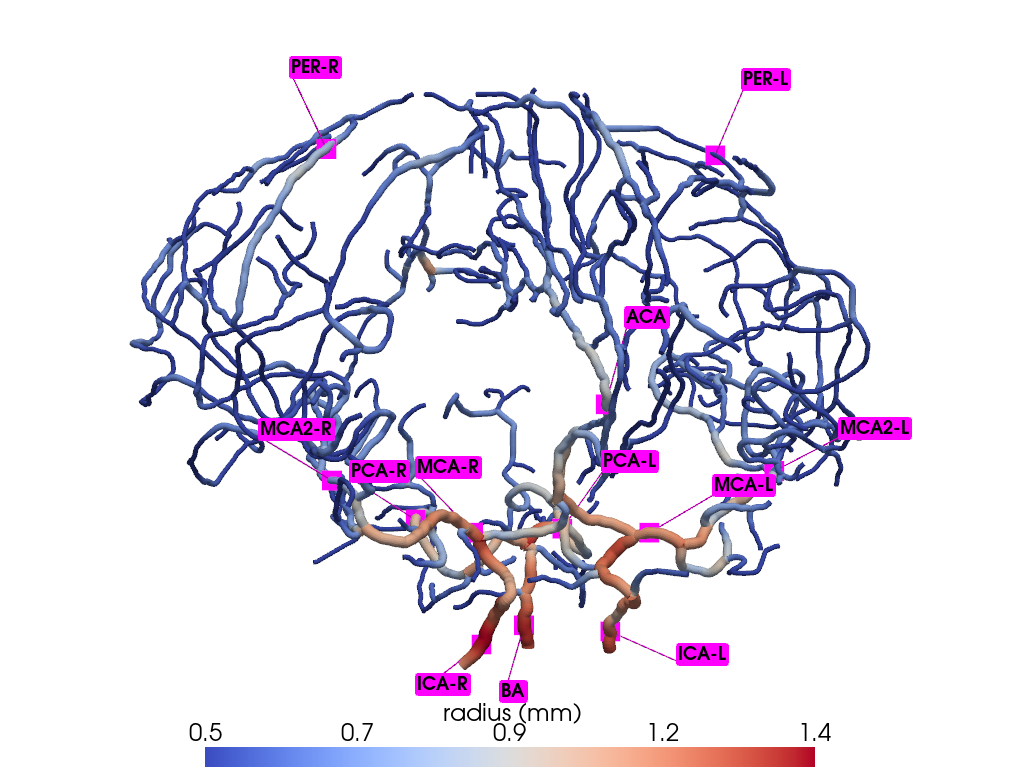
#> input picture paper/figures/labeled_arteries.png, 1024 x 768 px, given in place of modelA_1-2-3-4_MCA-R-0.1-2.0-8.0-12.0_details.png, which was not available
$ python figure3.py
#> lines starting #> are read from the running program, lines starting #| are printed output that depends on the picture; pictures that were not available may be replaced by others from this repository, and a replacement may not be noted
### scripts/pubfig.py
"""
pubfig
=====

A simple module for creating publication-quality figures, and recreating them at the press of a button.

See README.md for a quick-start guide.

Important classes
---------------------
FigureSpec
    This is the baseclass for specifying figures.
Panel
    Used to specify a saved image that should be placed
    somewhere in the composited figure.
PanelFig
    Used to place a Matplotlib figure, of a specified
    size, somewhere in the composited figure.

Important functions
---------------------
compositor
    A decorator for functions that can generate a figure from a FigureSpec.
    This is recommended way to produce figures.
composite
    A function that takes a FigureSpec object and composites the figure.
    This function is not needed if the compositor decorator is used.

Utilities
---------------------
spines_frames
    A very simple function that hides axis spines for a Matplotlib plot
"""
from genericpath import exists
from pathlib import Path
from types import SimpleNamespace
from typing import NamedTuple, Tuple, Union, Dict, Any, Optional, Callable, Type, Generator
from typing_extensions import Protocol
from enum import Enum
import matplotlib.pyplot as plt
import svgutils.compose as sc
from svgutils.transform import SVGFigure
from matplotlib.gridspec import GridSpec

Length = Union[float, int]
PanelsSpec = NamedTuple


class Units(Enum):
    """
    An enumeration used to specify the units of a figure or its elements.
    Also provides methods to convert between units, though the user should
    not need to use them.
    """
    inch = 1  # Can't use `in` because it's a reserved word
    cm = 2
    mm = 3
    pt = 4
    pc = 5
    px = 6

    def __str__(self) -> str:
        """Change `inch` to `in` for compatibility with SVG/CSS"""
        return "in" if self == Units.inch else self.name

    # [19 lines left out: functions to_units, to_pts, not called in this run]

    def to_inches(self, length: Length) -> Length:
        return self.to_pts(length) / _c.pt_per_in

    def to_px(self, length: Length) -> Length:
        return _c.px_per_pt * self.to_pts(length)


class ElemSize(NamedTuple):
    """Used to specify the size of the figure or its elements in physical units."""
    width: Length
    height: Length
    units: Units


class Location(NamedTuple):
    """Used to specify location of panels or text within the figure."""
    x: Length
    y: Length
    units: Optional[Units] = None  # None if units from associated ElemSize should be used


class ImageType(Enum):
    """
    Used as part of a FigureSpec to indicate which type of raster image to output, if any.
    Regardless of which is chosen, an SVG file will be saved to disk.

    `none` : Only the SVG will be produced.
    `tiff` : A TIFF image will be output. If the `delete_png` argument passed to the compositor
        decorator (or composite function) is False, then the intermediate PNG will be left on disc.
    `png` : A PNG image will be output.
    """
    none = 1
    tiff = 2
    png = 3


class Text:
    """
    A class to define text objects, associated with a panel.
    The `x` and `y` arguments are relative to the panel location,
    and use the same units as the ElemSize that defines the panel.
    The `angle` argument sets the rotation of the text (in degrees),
    about the text `anchor` location.

    The following SVG ``<text>`` tag attributes can also be set:

    size : int
        The "font-size" attribute (default value: 8)
    font : str
        The "font-family" attribute (default value: "Verdana")
    weight : str : {"normal", "bold", "bolder", "lighter", "<number>"}
        The "font-weight" attribute. Can also be a string containing a
         number in the range 100-900, e.g. "900" (default value: "normal")
    letterspacing : int
        The "letter-spacing" attribute (default value: 0)
    anchor : str : {"start", "middle", "end"}
        The "text-anchor" attribute (default value: "start")
    color : str
        The "fill" attribute (default value: "black")
    """
    def __init__(
            self,
            text: str,
            x: Length, y: Length,
            angle: float = 0,
            size: int = 8,
            font: str = "Verdana",
            weight: str = "normal",
            letterspacing: int = 0,
            anchor: str = "start",
            color: str = "black",
    ):
        self.text: str = text
        self.x: Length = x
        self.y: Length = y
        self.angle: float = angle
        self.kwargs: Dict[str, Any] = dict(
            size=size, font=font, weight=weight, letterspacing=letterspacing, anchor=anchor, color=color
        )


class VectorImage:
    """
    A class that attempts to compute the correct scale factor for SVG/EPS/PDF files,
    since svgutils throws away the necessary information when its SVG class
    is used to load the file directly.

    This will fail if the drawing width/height are without units, or the
    viewBox has units.
    """

    # [67 lines left out: functions __init__, _convert_to_svg, get_width_height, get_view_box, get_svg_scale, not called in this run]


class RasterImage:
    def __init__(self, file: Union[Path, str], img_size: ElemSize, crop=None):
        from PIL import Image, ImageOps
        from os import makedirs
        import numpy as np
        file = Path(file)
        if crop is not None:
            tmpfile = Path.cwd() / ".cropped" / (f"{np.random.randint(1e6)}_" + file.name)
            print(tmpfile)
            makedirs(tmpfile.parent, exist_ok=True)
            with Image.open(file) as img:
                ImageOps.crop(img, crop).save(tmpfile)
            file = tmpfile
        self.file: Path = Path(file)
        self.img_size: ElemSize = img_size


class Panel:
    """
    Figures are comprised of Panel objects. Each panel contains:

    fig : plt.Figure or VectorImage or RasterImage
        A reference to the content to be displayed in the panel. This can be
        either a Matplotlib Figure, or an image loaded from disk.

    location : Location
        The location in the figure where to place the upper-left corner of the panel.

    text : Text or Tuple[Text, ...], optional
        A set of text objects to include in the panel. The position of the text
        objects is relative to the upper-left corner of the panel.

    auto_label : bool
        Whether to label this panel automatically. Panels are labelled according
        to the order in which they are defined in the FigureSpec. The type of
        label is determined by the auto_label_options attribute of the FigureSpec.
        The label will always be located at `location`.

    content_offset : Location
        Where to position the content referred to by the `fig` attribute, relative
        to the upper-left corner of the panel. If no units are set in this Location
        object, then units are taken from `location`. If `location` has no units
        then the FigureSpec.fig_size units are used.

    scale : float, optional
        How much to scale the content. This is generally unnecessary, though
        there may be special circumstances where it is appropriate, e.g. when
        the content is an image with inappropriate physical dimensions.
    """
    def __init__(
            self,
            figure: Union[plt.Figure, VectorImage, RasterImage],
            location: Location,
            text: Optional[Union[Text, Tuple[Text, ...]]] = None,
            auto_label: bool = True,
            content_offset: Location = Location(0, 0),
            scale: Optional[float] = None,
    ):
#> in __init__, img is the input picture: PIL image 1024x768 RGB; mean R, G, B 230.4, 226, 236.9
#> in __init__ (call 15), `ImageOps.crop(img, crop).save(tmpfile)`:
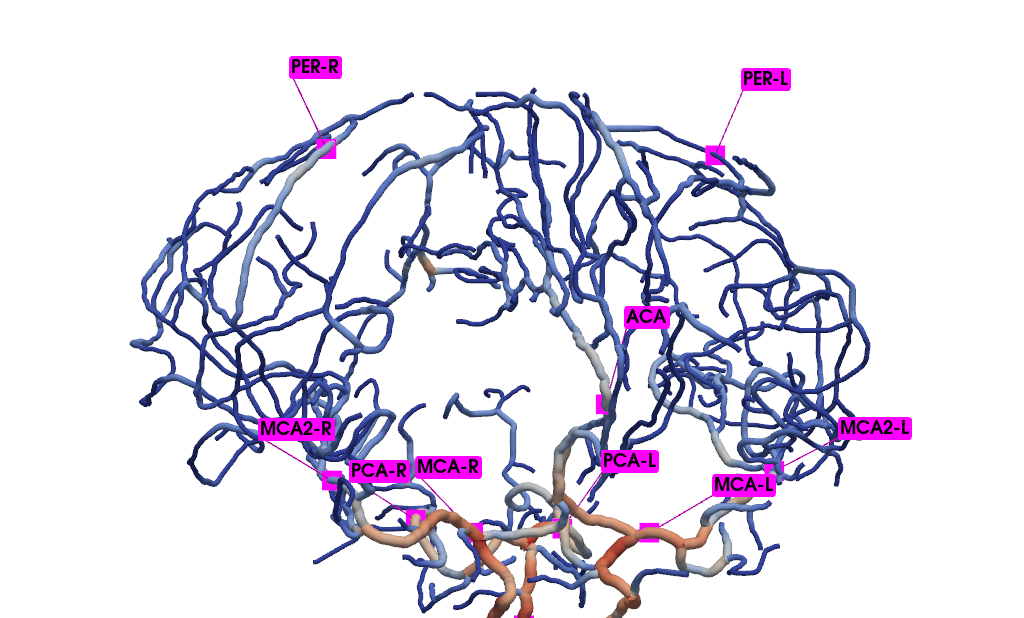
#> saved as 985772_modelA_1-2-3-4_MCA-R-0.1-2.0-8.0-12.0_details.png: PIL image 1024x618 RGB; mean R, G, B 227, 223.4, 235.3
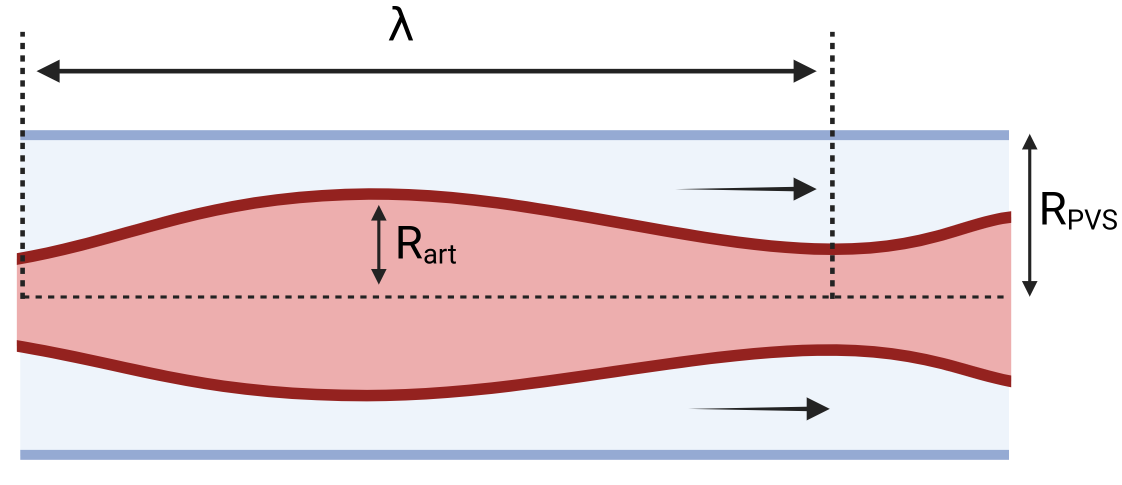
#> input picture paper/figures/peristaltic_flow.png, 2244 x 969 px, given in place of modelA-strongVM_1-2-3-4_MCA-R-0.1-2.0-8.0-12.0_details.png, which was not available (shown at 1/2 size)
#> in __init__, img is the input picture: PIL image 2244x969 RGBA; mean R, G, B, A 134.6, 116.5, 119.8, 156
#> in __init__ (call 16), `ImageOps.crop(img, crop).save(tmpfile)`:
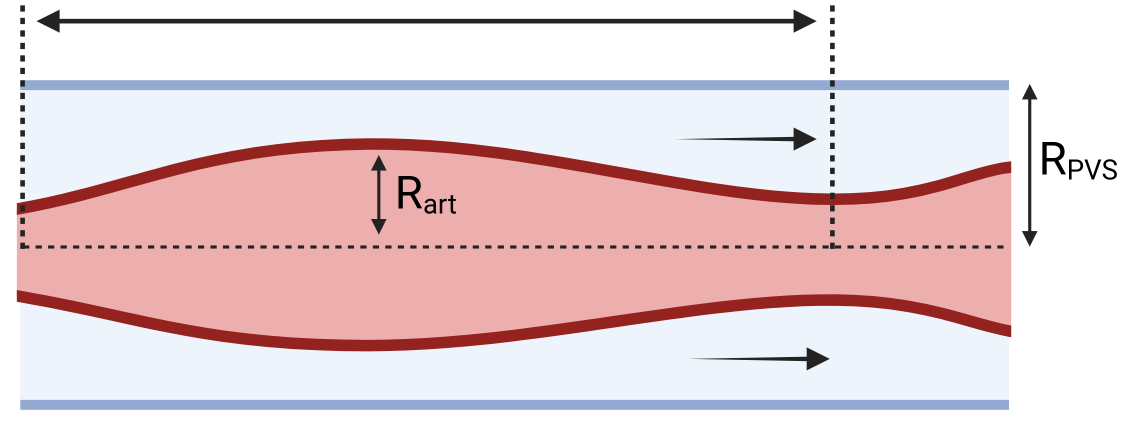
#> saved as 305711_modelA-strongVM_1-2-3-4_MCA-R-0.1-2.0-8.0-12.0_details.png: PIL image 2244x869 RGBA (shown at 1/2 size); mean R, G, B, A 150.1, 129.9, 133.6, 173.8; transparent parts drawn white
#> in __init__ (call 17), `ImageOps.crop(img, crop).save(tmpfile)`:
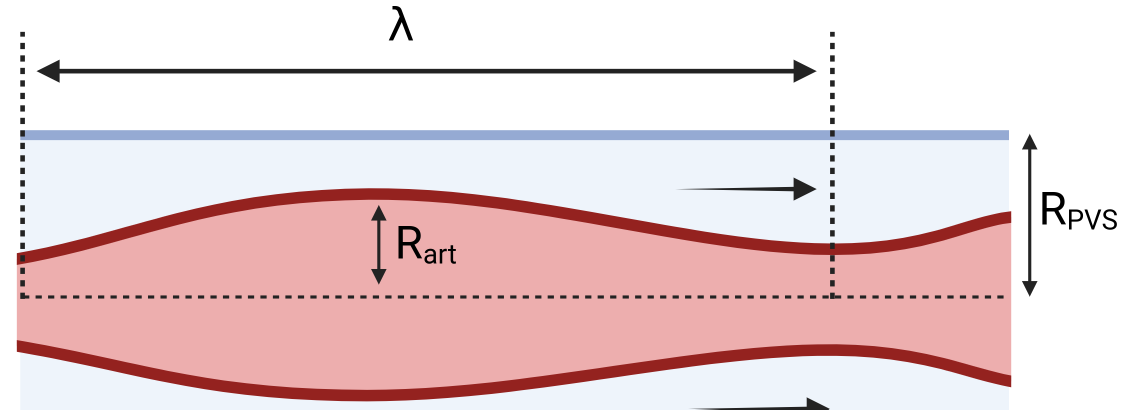
#> saved as 435829_modelA_2-4-6-8_ACA-A4-0.1-0.2-1.0-2.0_details.png: PIL image 2244x819 RGBA (shown at 1/2 size); mean R, G, B, A 135.4, 113, 115.4, 157; transparent parts drawn white
        self.fig: Union[plt.Figure, VectorImage, RasterImage] = figure
        self.location: Location = location
        self.text: Optional[Tuple[Text, ...]] = text if isinstance(text, tuple) or text is None else (text,)
        self.auto_label: bool = auto_label
        self.content_offset: Location = content_offset
        self.scale: float = scale


class PanelFig(Panel):
    """
    Panel objects for which a Matplotlib Figure should be automatically constructed.
    Once the plt.Figure is constructed, a GridSpec is added to it, using the
    provided arguments. If `nrows` or `ncols` are not provided, they are set to 1.
    For an explanation of the remaining PanelFig attributes, see the class Panel.

    plt_fig_size : ElemSize
        The size of the Matplotlib Figure, i.e. the `figsize` for the constructor.
        The units of this ElemSize are used for its construction, but never again.

    gridspec_kwargs : Dict[str, Any], optional
        Any valid argument for Figure.add_gridspec(), including `nrows` and `ncols`.
    """
    # [33 lines left out: functions __init__, _generate_labels, not called in this run]


class AutoLabelOptions(NamedTuple):
    """
    Options to configure how automatic labels appear, and the
    particular sequence that is generated.

    first_char : Text
        The first character in the sequence of panel labels.
        Suggested values are {'a', 'A', 'i', 'I'}. If set to 'i'
        or 'I', Roman numeral labels will be generated. The `x` and `y`
        attributes of the Text object determine the location of all
        automatic labels relative to the upper left corner of their
        respective panels. Otherwise, see the Text class for details of
        the configurable text attributes.
    label_generator : Generator yielding strings
        This can be used to produce arbitrary label sequences,
        and should be callable with a single argument (the `first_char`).
    """
    first_char: Text = Text("a", 0, 0, size=12, weight="bold")
    label_generator: Generator[str, None, None] = _generate_labels


class FigureSpec(SimpleNamespace):
    """
    Class for specifying the contents and layout of a figure.

    output_file : Path or str
        The location and filename for the SVG file to be composited.
    figure_size: ElemSize
        Physical dimension of the figure.
    panels: Panels
        A named tuple of Panel objects, each of which specifies
        an individually positioned piece of figure content.
    plot_grid_every: Length
        If non-zero a grid will be generated every `plot_grid_every`.
        Is take to be in the same units as the `figure_size`.
    generate_image: ImageType
        Whether to render a raster image (PNG or TIFF) from the SVG.
    image_dpi: int
        If `generate_image` is not `none`, this in conjunction with
        `fig_size` will determine the resolution of the raster image.
    auto_label_options: AutoLabelOptions
        Determines the appearance of automated panel labels. Whether to
        automatically label panels is set on individual Panel objects.
    """
    class Panels(PanelsSpec):
        """
        Just a placeholder for the user definition of Panels,
        so that we can specify that FigureSpec has type
        panels: NamedTuple[Panel, ...]
        which doesn't work due to a TypeError.
        """
        panel: Union[Panel, PanelFig]

    output_file: Union[Path, str]
    figure_size: ElemSize
    panels: Panels
    plot_grid_every: Length = 0
    generate_image: ImageType = ImageType.none
    image_dpi: int = 400
    auto_label_options: AutoLabelOptions = AutoLabelOptions()


class PlottingFunction(Protocol):
    """
    Used for the type hints in pubfig.compositor, so that it knows decorated
    plotting functions take at least one argument of type FigureSpec.
    """
    def __call__(self, fig_spec: FigureSpec, *args, **kwargs) -> Any: ...


PlottingFunctionDecorator = Callable[[PlottingFunction], Callable[..., Any]]


# [354 lines left out: functions compositor, composite, _get_panel_content, _memoized_panels_missing, _location_to_str, _generate_grid and 2 more, not called in this run]


class _Conversions(NamedTuple):
    """
    https://www.w3.org/TR/2011/REC-CSS2-20110607/syndata.html#length-units

    The SVG/CSS standards define the following units:

        in: inches — 1in is equal to 2.54cm.
        cm: centimeters
        mm: millimeters
        pt: points — the points used by CSS are equal to 1/72nd of 1in.
        pc: picas — 1pc is equal to 12pt.
        px: pixel units — 1px is equal to 0.75pt.

    When plotting to an SVG file, Matplotlib defines the user-units to be `pt`.
    On the other hand it seems that svgutils needs things specified in `px`.

    Useful references:
    https://www.w3.org/TR/SVG2/coords.html
    https://wiki.inkscape.org/wiki/index.php?title=Units_In_Inkscape
    """
    pt_per_in = 72
    px_per_in = 96
    cm_per_in = 2.54
    px_per_pt = 4 / 3
    pt_per_pc = 12
    pc_per_in = pt_per_in // pt_per_pc


_c = _Conversions()


# [25 lines left out: function spines_frames, not called in this run]

### scripts/figure3.py
from pubfig import (Units, FigureSpec, PanelsSpec, ElemSize, Panel, PanelFig, VectorImage,
                    Location, RasterImage, compositor, AutoLabelOptions, Text, ImageType)
from pathlib import Path

units = Units.cm
fs = 4.9
fac = 0.9
xstart = 0.1
x2 = 10.4
x2r2 = 8.2
x2w = 3.4
textargs = {"x":1, "y":0.4, "size":8, "anchor":"left",
             "weight":"normal", "font":"DejaVu Sans"}
textargs_bar = dict(textargs, y=0)
offset = Location(-0.4,-0.3)
y0 = 0.4
y1 = 8
y2 = 11.4
y3 = 16.2
y4 = 21.2

label_bar_size=(4.3,4)
vel_hist_size=(4,3.6)

#> (the run stopped early here; a loop or call above may not have finished)
